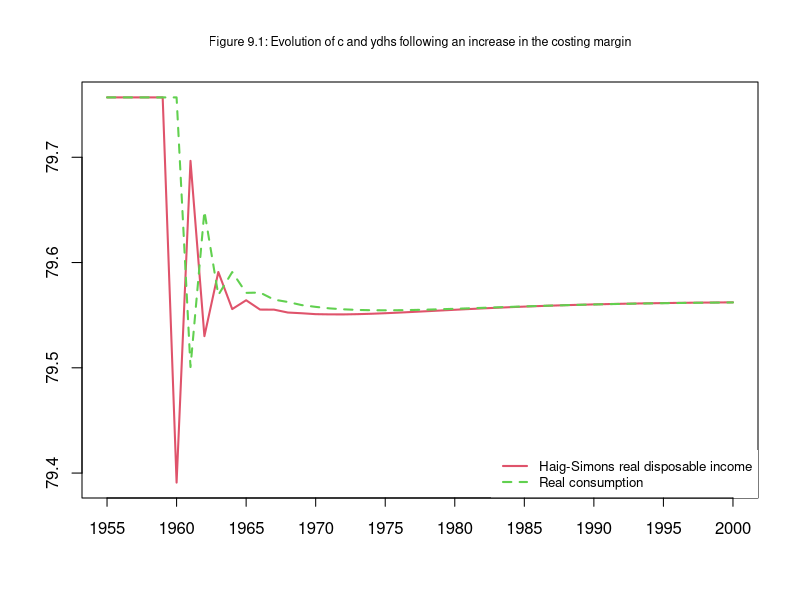
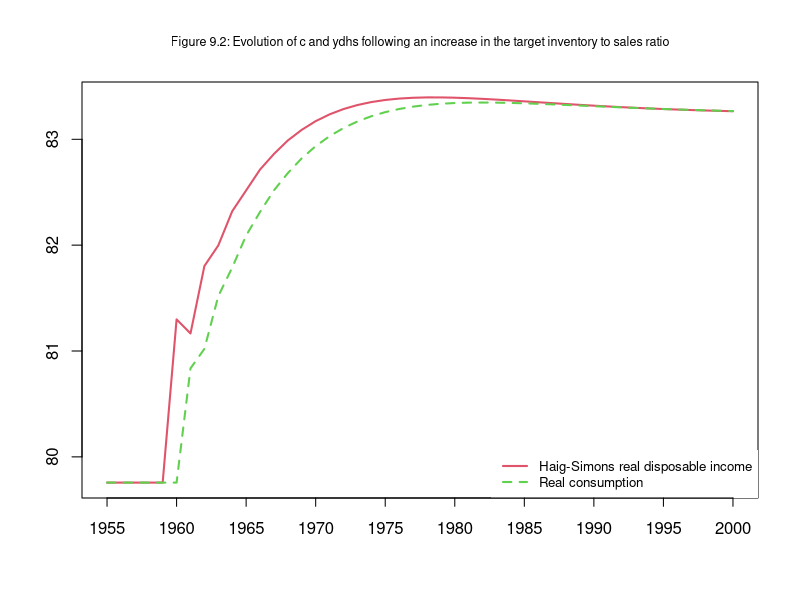
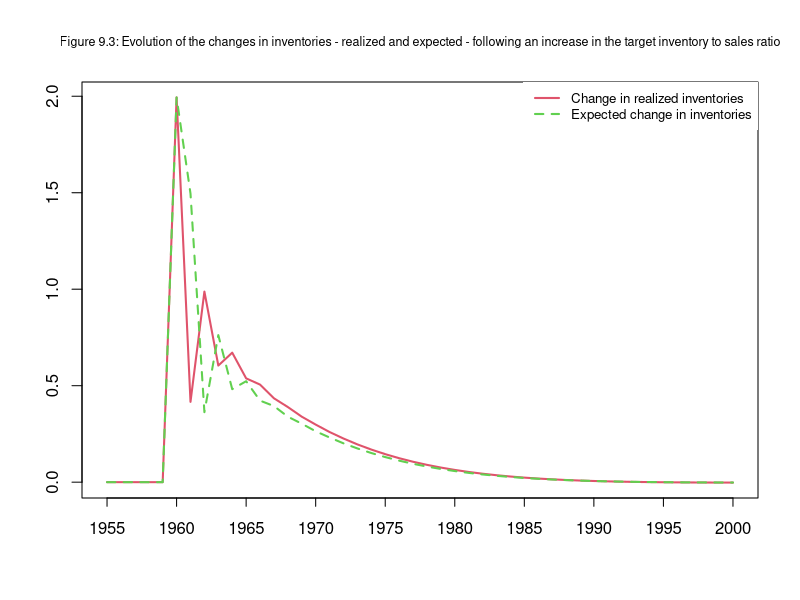

These charts were generated, in order, by the following R code:
#DIS Model: disequilibrium, inventories and the costing margin

#This code replicates results in the book Monetary Economics:
#An Integrated Approach to Credit, Money, Income, Production and Wealth,
#by Wynne Godley and Marc Lavoie, chapter 9, figures 9.1 to 9.3.
#It is an R translation of the EViews program gl09dis.prg, restructured in the style of Sim_a.R.
#The equations follow the EViews program, in the same order and with the same equation numbers.

#Based on the EViews program gl09dis.prg (MODEL DIS, Chapter 9 of Godley and Lavoie, Monetary Economics)
#Copyright (c) 2006 Gennaro Zezza
#Permission is hereby granted, free of charge, to any person obtaining a
#copy of this software and associated documentation files (the "Software"),
#to deal in the Software without restriction, including without limitation
#the rights to use, copy, modify, merge, publish, distribute, sublicense,
#and/or sell copies of the Software, and to permit persons to whom the
#Software is furnished to do so, subject to the following conditions:
#
#The above copyright notice and this permission notice shall be included in
#all copies or substantial portions of the Software.
#
#THE SOFTWARE IS PROVIDED "AS IS", WITHOUT WARRANTY OF ANY KIND, EXPRESS OR
#IMPLIED, INCLUDING BUT NOT LIMITED TO THE WARRANTIES OF MERCHANTABILITY,
#FITNESS FOR A PARTICULAR PURPOSE AND NONINFRINGEMENT. IN NO EVENT SHALL THE
#AUTHORS OR COPYRIGHT HOLDERS BE LIABLE FOR ANY CLAIM, DAMAGES OR OTHER
#LIABILITY, WHETHER IN AN ACTION OF CONTRACT, TORT OR OTHERWISE, ARISING
#FROM, OUT OF OR IN CONNECTION WITH THE SOFTWARE OR THE USE OR OTHER DEALINGS
#IN THE SOFTWARE.

#Clear
rm(list=ls(all=TRUE))

#PERIODS (i= 1 to 66, i.e. years 1945 to 2010). Period 1 holds the starting (steady-state) values
nPeriods=66

#SCENARIOS (j= 1 to 3)
#1 = baseline
#2 = increase in the costing margin phi, from 0.25 to 0.30 (figure 9.1)
#3 = increase in the target inventory to sales ratio sigmat, from 0.15 to 0.25 (figures 9.2 and 9.3)
nScenarios=3

#ITERATIONS per period (Gauss-Seidel)
nIterations=50

#PARAMETERS
#Propensities to consume (autonomous, out of expected income, out of wealth)
alpha0=15
alpha1=0.8
alpha2=0.1
#Expectations: weight of last period sales in sales expectations
beta=0.75
#Expectations: weight of last period income in income expectations
eps=0.75
#Speed of adjustment of inventories towards their target
gamma=0.25
#Spread between the rate on loans and the rate on deposits
add=0.02
#Interest rate on loans
r_l_bar=0.04
#Nominal wage rate and labour productivity
w=0.86
pr=1

#STARTING VALUES (steady state at the baseline parameters: phi=0.25, sigmat=0.15)
phi0=0.25
sigmat0=0.15
#Unit cost, normal historic unit cost and price
uc0=w/pr
nhuc0=(1+sigmat0*r_l_bar)*uc0
p0=(1+phi0)*nhuc0
#Real sales (= consumption) in the steady state: c = alpha0 + alpha1*c + alpha2*m, with m = sigmat*c*uc/p
s_k0=alpha0/(1-alpha1-alpha2*sigmat0*uc0/p0)
#Real inventories, inventories at current unit cost, loans and deposits
in_k0=sigmat0*s_k0
in0=in_k0*uc0
m0=in0
#Nominal flows
wb0=w*s_k0/pr
s0=p0*s_k0
f0=s0-wb0-r_l_bar*in0
fb0=add*in0
yd0=wb0+f0+fb0+(r_l_bar-add)*m0

#VARIABLES
#Costing margin (exogenous: changes in scenario 2)
phi=matrix(data=phi0,nrow=nScenarios,ncol=nPeriods)
#Target inventory to sales ratio (exogenous: changes in scenario 3)
sigmat=matrix(data=sigmat0,nrow=nScenarios,ncol=nPeriods)
#Real consumption
c_k=matrix(data=s_k0,nrow=nScenarios,ncol=nPeriods)
#Nominal consumption
cons=matrix(data=p0*s_k0,nrow=nScenarios,ncol=nPeriods)
#Expected real Haig-Simons disposable income
yd_k_hse=matrix(data=s_k0,nrow=nScenarios,ncol=nPeriods)
#Real Haig-Simons disposable income
yd_k_hs=matrix(data=s_k0,nrow=nScenarios,ncol=nPeriods)
#Real sales
s_k=matrix(data=s_k0,nrow=nScenarios,ncol=nPeriods)
#Expected real sales
s_k_e=matrix(data=s_k0,nrow=nScenarios,ncol=nPeriods)
#Target real inventories
in_k_t=matrix(data=in_k0,nrow=nScenarios,ncol=nPeriods)
#Expected real inventories
in_k_e=matrix(data=in_k0,nrow=nScenarios,ncol=nPeriods)
#Real output
y_k=matrix(data=s_k0,nrow=nScenarios,ncol=nPeriods)
#Realised real inventories
in_k=matrix(data=in_k0,nrow=nScenarios,ncol=nPeriods)
#Employment
n=matrix(data=s_k0/pr,nrow=nScenarios,ncol=nPeriods)
#Wage bill
wb=matrix(data=wb0,nrow=nScenarios,ncol=nPeriods)
#Unit cost
uc=matrix(data=uc0,nrow=nScenarios,ncol=nPeriods)
#Normal historic unit cost
nhuc=matrix(data=nhuc0,nrow=nScenarios,ncol=nPeriods)
#Price
p=matrix(data=p0,nrow=nScenarios,ncol=nPeriods)
#Nominal sales
s=matrix(data=s0,nrow=nScenarios,ncol=nPeriods)
#Inventories at current unit cost (variable IN in the EViews program)
inv=matrix(data=in0,nrow=nScenarios,ncol=nPeriods)
#Profits of firms
f=matrix(data=f0,nrow=nScenarios,ncol=nPeriods)
#Loans demanded and supplied
l_d=matrix(data=in0,nrow=nScenarios,ncol=nPeriods)
l_s=matrix(data=in0,nrow=nScenarios,ncol=nPeriods)
#Interest rates on loans and on deposits
r_l=matrix(data=r_l_bar,nrow=nScenarios,ncol=nPeriods)
r_m=matrix(data=r_l_bar-add,nrow=nScenarios,ncol=nPeriods)
#Profits of banks
f_b=matrix(data=fb0,nrow=nScenarios,ncol=nPeriods)
#Nominal disposable income
yd=matrix(data=yd0,nrow=nScenarios,ncol=nPeriods)
#Deposits held by households and supplied by banks
m_h=matrix(data=m0,nrow=nScenarios,ncol=nPeriods)
m_s=matrix(data=m0,nrow=nScenarios,ncol=nPeriods)
#Real deposits
m_h_k=matrix(data=m0/p0,nrow=nScenarios,ncol=nPeriods)
#Variables used in the figures
#Change in realised inventories
d_in_k=matrix(data=0,nrow=nScenarios,ncol=nPeriods)
#Expected change in inventories (change in the expected level of inventories)
d_in_k_e=matrix(data=0,nrow=nScenarios,ncol=nPeriods)
#Redundant equation: deposits held minus deposits supplied (should be zero)
check=matrix(data=0,nrow=nScenarios,ncol=nPeriods)


#MODEL
#Select scenarios
for (j in 1:nScenarios){

  #Define time
 for (i in 2:nPeriods){

   #Define iterations
   for (iterations in 1:nIterations){

     #Define alternative scenarios (all shocks start in 1960, i.e. i=16)
     if (i>=16 && j==2){
       phi[2,i]=0.30         #Costing margin passes from 0.25 to 0.30
     }
     if (i>=16 && j==3){
       sigmat[3,i]=0.25      #Target inventory to sales ratio passes from 0.15 to 0.25
     }


     # DIS model in R (equation numbers as in the EViews program)

     # The production decision
     # Real output - eq. 9.1
     y_k[j,i]      = s_k_e[j,i] + in_k_e[j,i] - in_k[j,i-1]
     # Target level of real inventories - eq. 9.2
     in_k_t[j,i]   = sigmat[j,i] * s_k_e[j,i]
     # Expected real inventories - eq. 9.3
     in_k_e[j,i]   = in_k[j,i-1] + gamma * (in_k_t[j,i] - in_k[j,i-1])
     # Real inventories - eq. 9.4
     in_k[j,i]     = in_k[j,i-1] + y_k[j,i] - s_k[j,i]
     # Expected real sales - eq. 9.5
     s_k_e[j,i]    = beta * s_k[j,i-1] + (1 - beta) * s_k_e[j,i-1]
     # Real sales - eq. 9.6
     s_k[j,i]      = c_k[j,i]
     # Employment - eq. 9.7
     n[j,i]        = y_k[j,i] / pr
     # The wage bill - eq. 9.8
     wb[j,i]       = n[j,i] * w
     # Unit costs - eq. 9.9
     uc[j,i]       = wb[j,i] / y_k[j,i]
     # Stock of inventories (variable IN in the EViews program) - eq. 9.10
     inv[j,i]      = in_k[j,i] * uc[j,i]

     # The pricing decision
     # Sales at current prices - eq. 9.11
     s[j,i]        = p[j,i] * s_k[j,i]
     # Price level - eq. 9.12
     p[j,i]        = (1 + phi[j,i]) * nhuc[j,i]
     # Normal historic unit costs - eq. 9.13
     nhuc[j,i]     = (1 - sigmat[j,i]) * uc[j,i] + sigmat[j,i] * (1 + r_l[j,i-1]) * uc[j,i-1]
     # Firms profits - eq. 9.14
     f[j,i]        = s[j,i] - wb[j,i] + inv[j,i] - inv[j,i-1] - r_l[j,i-1] * inv[j,i-1]

     # The banking system
     # Demand for loans - eq. 9.15
     l_d[j,i]      = inv[j,i]
     # Supply of loans - eq. 9.16
     l_s[j,i]      = l_d[j,i]
     # Supply of deposits - eq. 9.17
     m_s[j,i]      = l_s[j,i]
     # Interest rate on loans - eq. 9.18
     r_l[j,i]      = r_l_bar
     # Interest rate on deposits - eq. 9.19
     r_m[j,i]      = r_l[j,i] - add
     # Realized banks profits - eq. 9.20
     f_b[j,i]      = r_l[j,i-1] * l_d[j,i-1] - r_m[j,i-1] * m_h[j,i-1]

     # The consumption decision
     # Disposable income - eq. 9.21
     yd[j,i]       = wb[j,i] + f[j,i] + f_b[j,i] + r_m[j,i-1] * m_h[j,i-1]
     # Holding of banks deposit - eq. 9.22
     m_h[j,i]      = m_h[j,i-1] + yd[j,i] - cons[j,i]
     # Haig-Simons measure of real disposable income - eq. 9.23
     yd_k_hs[j,i]  = c_k[j,i] + (m_h_k[j,i] - m_h_k[j,i-1])
     # Consumption at current prices - eq. 9.24
     cons[j,i]     = c_k[j,i] * p[j,i]
     # Real value of holding of banks deposit - eq. 9.25
     m_h_k[j,i]    = m_h[j,i] / p[j,i]
     # Consumption decision - eq. 9.26
     c_k[j,i]      = alpha0 + alpha1 * yd_k_hse[j,i] + alpha2 * m_h_k[j,i-1]
     # Expectation on Real HS disposable income - eq. 9.27
     yd_k_hse[j,i] = eps * yd_k_hs[j,i-1] + (1 - eps) * yd_k_hse[j,i-1]

     # Variables used in the figures
     d_in_k[j,i]   = in_k[j,i] - in_k[j,i-1]
     d_in_k_e[j,i] = in_k_e[j,i] - in_k_e[j,i-1]
     check[j,i]    = m_h[j,i] - m_s[j,i]

   }
 }
}

#FIGURES (years 1955 to 2000: i= 11 to 56)
x=c("1955":"2000")
at_x=seq(1,46,by=5)

#Figure 9.1
plot(yd_k_hs[2,11:56],xaxt='n',type="l",col="2",lwd=2,lty=1,font.main=1,cex.main=0.75,main="Figure 9.1: Evolution of c and ydhs following an increase in the costing margin",ylab = '',xlab = '',ylim=range(yd_k_hs[2,11:56],c_k[2,11:56]))
lines(c_k[2,11:56],type="l",lwd=2,lty=2,col="3")
legend("bottomright",c("Haig-Simons real disposable income","Real consumption"),  bty = 1, cex = 0.8, lty=c(1,2), lwd=c(2,2), col = c(2,3), box.lwd=0)
axis(side=1,at=at_x,labels=x[at_x],tck=-0.02)

#Figure 9.2
plot(yd_k_hs[3,11:56],xaxt='n',type="l",col="2",lwd=2,lty=1,font.main=1,cex.main=0.75,main="Figure 9.2: Evolution of c and ydhs following an increase in the target inventory to sales ratio",ylab = '',xlab = '',ylim=range(yd_k_hs[3,11:56],c_k[3,11:56]))
lines(c_k[3,11:56],type="l",lwd=2,lty=2,col="3")
legend("bottomright",c("Haig-Simons real disposable income","Real consumption"),  bty = 1, cex = 0.8, lty=c(1,2), lwd=c(2,2), col = c(2,3), box.lwd=0)
axis(side=1,at=at_x,labels=x[at_x],tck=-0.02)

#Figure 9.3
plot(d_in_k[3,11:56],xaxt='n',type="l",col="2",lwd=2,lty=1,font.main=1,cex.main=0.75,main="Figure 9.3: Evolution of the changes in inventories - realized and expected - following an increase in the target inventory to sales ratio",ylab = '',xlab = '',ylim=range(d_in_k[3,11:56],d_in_k_e[3,11:56]))
lines(d_in_k_e[3,11:56],type="l",lwd=2,lty=2,col="3")
legend("topright",c("Change in realized inventories","Expected change in inventories"),  bty = 1, cex = 0.8, lty=c(1,2), lwd=c(2,2), col = c(2,3), box.lwd=0)
axis(side=1,at=at_x,labels=x[at_x],tck=-0.02)
